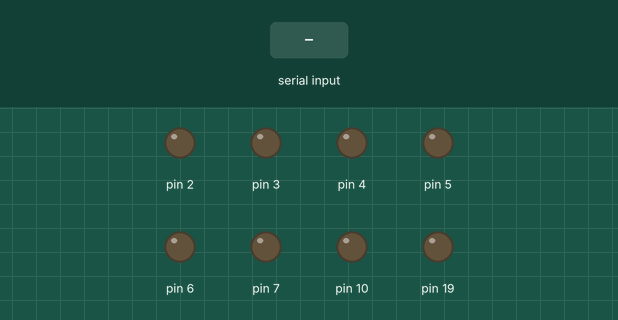
The sketch below on a simulated Arduino Uno, built with avr-gcc and run on an emulated ATmega328P. Shown: output pins drawn as LEDs (lit = HIGH). Inputs (shaded band) come from the test bench.

Above: at 1.2 s.
1.3 s: "f" received over Serial
At 2.5 s:
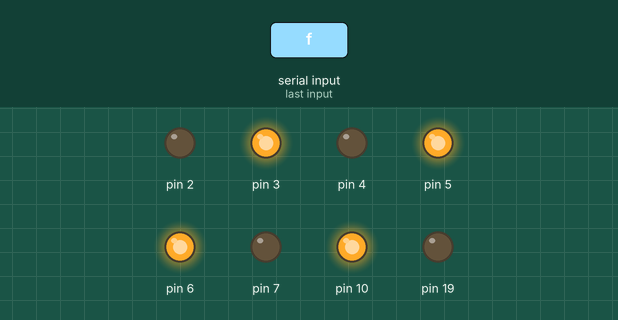
2.8 s: "b" received over Serial
At 3.6 s:
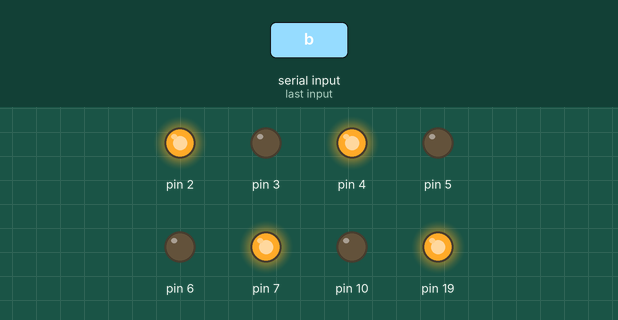
4.3 s: "l" received over Serial
At 4.7 s:
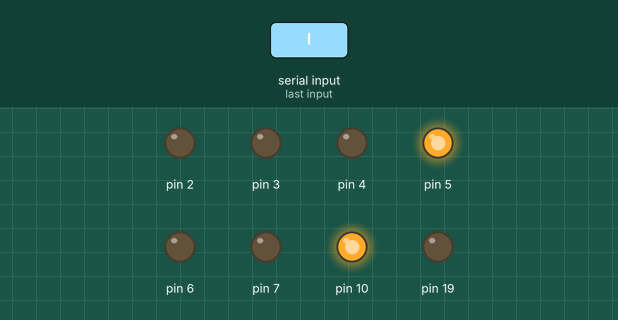
5.8 s: "r" received over Serial
At 7.0 s:
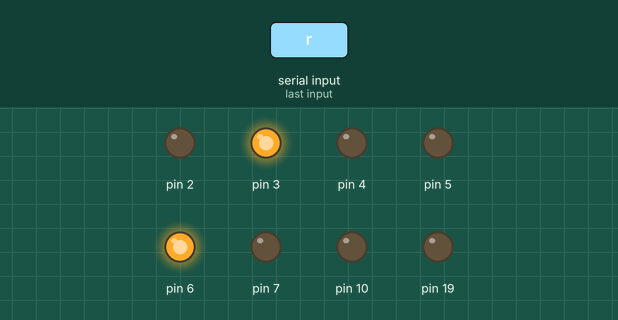
7.3 s: "s" received over Serial
At 8.2 s:
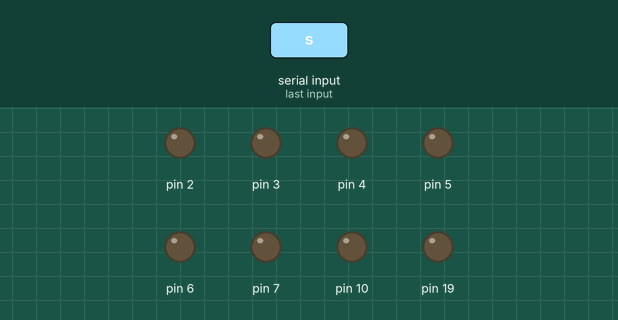
Timing chart, 0 to 9.8 s (numbered marks = the images above; inputs shaded):
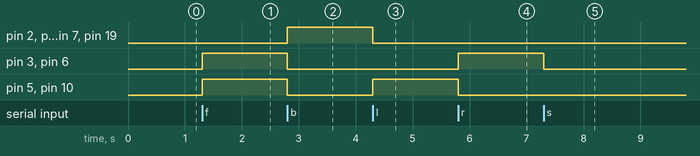

Measured:
- after the input at 1.3 s, pin 3, pin 5, pin 6, pin 10: LOW → HIGH at once
- after the input at 2.8 s, pin 2, pin 4, pin 7, pin 19: LOW → HIGH at once; pin 3, pin 5, pin 6, pin 10: HIGH → LOW at once
- after the input at 4.3 s, pin 2, pin 4, pin 7, pin 19: HIGH → LOW at once; pin 5, pin 10: LOW → HIGH at once
- after the input at 5.8 s, pin 3, pin 6: LOW → HIGH at once; pin 5, pin 10: HIGH → LOW at once
- after the input at 7.3 s, pin 3, pin 6: HIGH → LOW at once

The sketch:

RCCAR.ino
```cpp
#include "DCMotor.h"
#include "RCCar.h"

DCMotor dcLF(2,3);
DCMotor dcLB(7,6);
DCMotor dcRF(5,4);
DCMotor dcRB(10,19);
RCCar rcCar(dcLF,dcLB,dcRF,dcRB);

void setup() {
  /*dcLF.RotateLeft();
  dcLB.RotateLeft();
  delay(3000);
  dcLF.RotateRight();
  dcLB.RotateRight();
  delay(3000);
  dcLF.Stop();
  dcLB.Stop();
  */
  /*
  rcCar.GoForward();
  delay(3000);
  rcCar.GoBackward();
  delay(3000);
  rcCar.TurnRight();
  delay(3000);
  rcCar.TurnLeft();
  delay(3000);
  rcCar.Stop();
  */
  Serial.begin(9600);

}

void loop() {
  if(Serial.available()>0){
    int cmd=Serial.read();
    switch(cmd){
      case 'f':rcCar.GoForward(); break;
      case 'b':rcCar.GoBackward(); break;
      case 'l':rcCar.TurnLeft();break;
      case 'r':rcCar.TurnRight();break;
      case 's':rcCar.Stop();break;
      default:break;
  }
}
}
```

DCMotor.cpp
```cpp
#include "DCMotor.h"
#include <Arduino.h>

 DCMotor::DCMotor(int pinL,int pinR):pinL(pinL),pinR(pinR)
 {
  pinMode(this->pinL, OUTPUT);
  pinMode(this->pinR, OUTPUT);
 }

  void DCMotor::RotateLeft(){
    digitalWrite(pinL, HIGH);
    digitalWrite(pinR, LOW);
  }
  void DCMotor::RotateRight(){
    digitalWrite(pinL, LOW);
    digitalWrite(pinR, HIGH);

  }
  void DCMotor::Stop(){
    digitalWrite(pinL, LOW);
    digitalWrite(pinR, LOW);


  }
```

DCMotor.h
```cpp
#ifndef __DCMOTOR_H__
#define __DCMOTOR_H__

class DCMotor{
  int pinL;
  int pinR;
public:
  DCMotor(int pinL,int pinR);

  void RotateLeft();
  void RotateRight();
  void Stop();
};

#endif
```

RCCar.cpp
```cpp
#include "DCMotor.h"
#include "RCCar.h"


RCCar::RCCar(DCMotor& lf,DCMotor& lb,DCMotor& rf,DCMotor& rb)
:lfWheel(lf),lbWheel(lb),rfWheel(rf),rbWheel(rb) {}
  void RCCar::GoForward(){
    lfWheel.RotateRight();
    lbWheel.RotateRight();
    rfWheel.RotateLeft();
    rbWheel.RotateLeft();

  }
  void RCCar::GoBackward(){
    lfWheel.RotateLeft();
    lbWheel.RotateLeft();
    rfWheel.RotateRight();
    rbWheel.RotateRight();

  }
  void RCCar::TurnLeft(){
    rfWheel.RotateLeft();
    rbWheel.RotateLeft();
    lfWheel.Stop();
    lbWheel.Stop();


  }
  void RCCar::TurnRight(){
    lfWheel.RotateRight();
    lbWheel.RotateRight();
    rfWheel.Stop();
    rbWheel.Stop();


  }
  void RCCar::Stop(){
    lfWheel.Stop();
    lbWheel.Stop();
    rfWheel.Stop();
    rbWheel.Stop();


  }
```

RCCar.h
```cpp
#ifndef __RCCAR_H_
#define __RCCAR_H_

class RCCar{
  DCMotor& lfWheel;
  DCMotor& lbWheel;
  DCMotor& rfWheel;
  DCMotor& rbWheel;
public:
  RCCar(DCMotor&,DCMotor&,DCMotor&,DCMotor&);
  void GoForward();
  void GoBackward();
  void TurnLeft();
  void TurnRight();
  void Stop();

};

#endif
```
